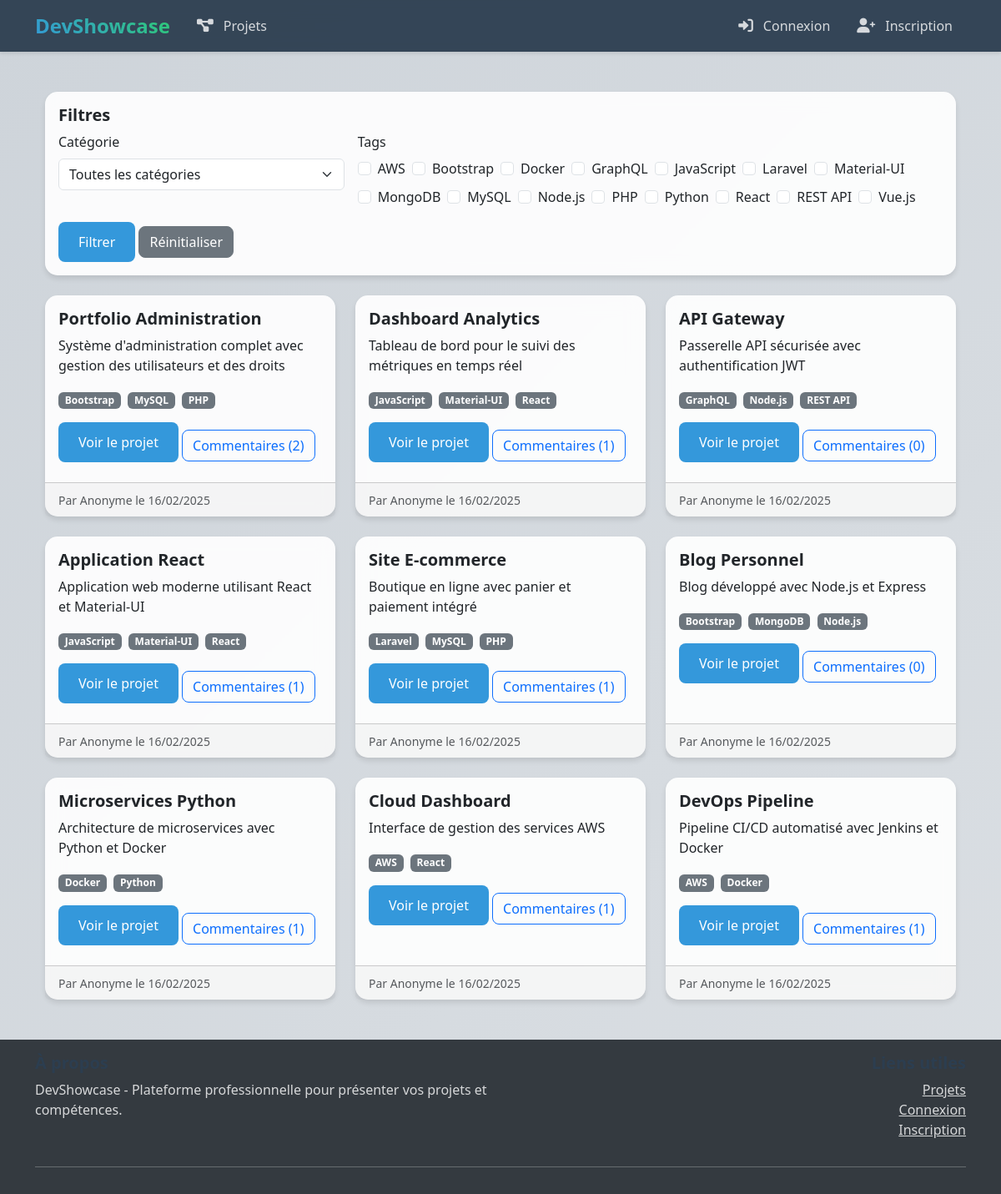
The app's page /projects.php with its own data.
### tables this page shows
CREATE TABLE tags (
    id INT PRIMARY KEY AUTO_INCREMENT,
    name VARCHAR(50) NOT NULL UNIQUE,
    created_at DATETIME DEFAULT CURRENT_TIMESTAMP
);

CREATE TABLE projects (
    id INT PRIMARY KEY AUTO_INCREMENT,
    title VARCHAR(100) NOT NULL,
    description TEXT,
    image_path VARCHAR(255),
    external_link VARCHAR(255),
    user_id INT,
    category_id INT,
    created_at DATETIME DEFAULT CURRENT_TIMESTAMP,
    updated_at DATETIME DEFAULT CURRENT_TIMESTAMP ON UPDATE CURRENT_TIMESTAMP,
    FOREIGN KEY (user_id) REFERENCES users(id) ON DELETE CASCADE,
    FOREIGN KEY (category_id) REFERENCES categories(id) ON DELETE SET NULL
);

### classes/Tag.php (called while the page is built, shortened)
<?php
class Tag {
    private $pdo;
    public function __construct(PDO $pdo) {
        $this->pdo = $pdo;
    }
    public function getAllTags(): array {
        $stmt = $this->pdo->query("SELECT * FROM tags ORDER BY name");
        return $stmt->fetchAll();
    }
    public function getProjectTags(int $projectId): array {
        $stmt = $this->pdo->prepare("
            SELECT t.*
            FROM tags t
            JOIN project_tags pt ON t.id = pt.tag_id
            WHERE pt.project_id = :project_id
            ORDER BY t.name
        ");
        $stmt->execute(['project_id' => $projectId]);
        return $stmt->fetchAll();
    }
}

### classes/Project.php (called while the page is built, shortened)
<?php
class Project {
    private $pdo;
    public function __construct(PDO $pdo) {
        $this->pdo = $pdo;
    }
    public function getAllProjects() {
        $query = "SELECT p.*, u.username as author_name
                 FROM projects p
                 LEFT JOIN users u ON p.user_id = u.id
                 ORDER BY p.created_at DESC";
        $stmt = $this->pdo->prepare($query);
        $stmt->execute();
        return $stmt->fetchAll(PDO::FETCH_ASSOC);
    }
}

### classes/Comment.php (called while the page is built, shortened)
<?php
class Comment {
    private $pdo;
    public function __construct(PDO $pdo) {
        $this->pdo = $pdo;
    }
    public function getProjectComments(int $projectId, bool $onlyApproved = true): array {
        $sql = "
            SELECT c.*, u.username as author
            FROM comments c
            JOIN users u ON c.user_id = u.id
            WHERE c.project_id = :project_id
        ";
        if ($onlyApproved) {
            $sql .= " AND c.status = 'approved'";
        }
        $sql .= " ORDER BY c.created_at DESC";
        $stmt = $this->pdo->prepare($sql);
        $stmt->execute(['project_id' => $projectId]);
        return $stmt->fetchAll();
    }
}

### projects.php (the view, shortened to what this page needs)
<?php
require_once 'config/database.php';
require_once 'classes/Project.php';
require_once 'classes/Tag.php';
require_once 'classes/Comment.php';
$project = new Project($pdo);
$category = new Category($pdo);
$tag = new Tag($pdo);
$comment = new Comment($pdo);
require_once 'includes/header.php';
$selectedCategory = isset($_GET['category']) ? (int)$_GET['category'] : null;
$selectedTags = isset($_GET['tags']) ? array_map('intval', (array)$_GET['tags']) : [];
if (!empty($selectedTags)) {
    $projects = $tag->searchProjectsByTags($selectedTags);
} elseif ($selectedCategory) {
    $projects = $category->getCategoryProjects($selectedCategory);
} else {
    $projects = $project->getAllProjects();
}
$allTags = $tag->getAllTags();
?>
<div class="container mt-4">
    <div class="row mb-4">
        <div class="col-md-12">
            <div class="card">
                <div class="card-body">
                    <h5 class="card-title">Filtres</h5>
                    <form method="GET" action="" class="row g-3">
                        <div class="col-md-4">
                            <label class="form-label">Catégorie</label>
                            <select name="category" class="form-select" onchange="this.form.submit()">
                                <option value="">Toutes les catégories</option>
                            </select>
                        </div>
                        <div class="col-md-8">
                            <label class="form-label">Tags</label>
                            <div class="d-flex flex-wrap gap-2">
                                <?php foreach ($allTags as $t): ?>
                                    <div class="form-check">
                                        <input class="form-check-input" type="checkbox"
                                               name="tags[]" value="<?php echo $t['id']; ?>"
                                               id="tag<?php echo $t['id']; ?>"
                                               <?php echo in_array($t['id'], $selectedTags) ? 'checked' : ''; ?>>
                                        <label class="form-check-label" for="tag<?php echo $t['id']; ?>">
                                            <?php echo htmlspecialchars($t['name']); ?>
                                        </label>
                                    </div>
                                <?php endforeach; ?>
                            </div>
                        </div>
                        <div class="col-12">
                            <button type="submit" class="btn btn-primary">Filtrer</button>
                            <a href="projects.php" class="btn btn-secondary">Réinitialiser</a>
                        </div>
                    </form>
                </div>
            </div>
        </div>
    </div>
    <div class="row row-cols-1 row-cols-md-2 row-cols-lg-3 g-4">
        <?php foreach ($projects as $p): ?>
            <div class="col">
                <div class="card h-100">
                    <div class="card-body">
                        <h5 class="card-title"><?php echo htmlspecialchars($p['title']); ?></h5>
                        <p class="card-text"><?php echo htmlspecialchars($p['description']); ?></p>
                        <?php $projectTags = $tag->getProjectTags($p['id']); ?>
                        <?php if (!empty($projectTags)): ?>
                            <div class="mb-3">
                                <?php foreach ($projectTags as $t): ?>
                                    <span class="badge bg-secondary me-1">
                                        <?php echo htmlspecialchars($t['name']); ?>
                                    </span>
                                <?php endforeach; ?>
                            </div>
                        <?php endif; ?>
                        <?php if ($p['external_link']): ?>
                            <a href="<?php echo htmlspecialchars($p['external_link']); ?>"
                               class="btn btn-primary mb-2"
                               target="_blank">
                                Voir le projet
                            </a>
                        <?php endif; ?>
                        <?php $projectComments = $comment->getProjectComments($p['id']); ?>
                        <button class="btn btn-outline-primary" type="button"
                                data-bs-toggle="collapse"
                                data-bs-target="#comments<?php echo $p['id']; ?>">
                            Commentaires (<?php echo count($projectComments); ?>)
                        </button>
                    </div>
                    <div class="card-footer text-muted">
                        <small>
                            Par <?php echo htmlspecialchars($p['author'] ?? 'Anonyme'); ?>
                            le <?php echo date('d/m/Y', strtotime($p['created_at'])); ?>
                        </small>
                    </div>
                </div>
            </div>
        <?php endforeach; ?>
    </div>
</div>
<?php require_once 'includes/footer.php'; ?>

### includes/header.php (shortened to what this page needs)
<!DOCTYPE html>
<html lang="fr">
<head>
    <link href="https://cdn.jsdelivr.net/npm/bootstrap@5.3.0/dist/css/bootstrap.min.css" rel="stylesheet">
    <link href="https://cdnjs.cloudflare.com/ajax/libs/font-awesome/6.0.0/css/all.min.css" rel="stylesheet">
    <?php
    $isAdmin = strpos($_SERVER['REQUEST_URI'], '/admin/') !== false;
    $cssPath = $isAdmin ? '../public/css/style.css' : 'public/css/style.css';
    ?>
    <link href="<?php echo $cssPath; ?>" rel="stylesheet">
</head>
<body>
    <nav class="navbar navbar-expand-lg navbar-dark bg-dark mb-4">
        <div class="container">
            <a class="navbar-brand" href="<?php echo $isAdmin ? '../index.php' : 'index.php'; ?>">DevShowcase</a>
            <div class="collapse navbar-collapse" id="navbarNav">
                <ul class="navbar-nav me-auto">
                    <li class="nav-item">
                        <a class="nav-link" href="<?php echo $isAdmin ? '../projects.php' : 'projects.php'; ?>">
                            <i class="fas fa-project-diagram me-1"></i>Projets
                        </a>
                    </li>
                </ul>
                <ul class="navbar-nav">
                    <?php if (isset($_SESSION['user_id'])): ?>
                        <li class="nav-item">
                            <a class="nav-link" href="<?php echo $isAdmin ? '../profile.php' : 'profile.php'; ?>">
                                <i class="fas fa-user me-1"></i><?php echo htmlspecialchars($_SESSION['username']); ?>
                            </a>
                        </li>
                        <li class="nav-item">
                            <a class="nav-link" href="<?php echo $isAdmin ? '../logout.php' : 'logout.php'; ?>">
                                <i class="fas fa-sign-out-alt me-1"></i>Déconnexion
                            </a>
                        </li>
                    <?php else: ?>
                        <li class="nav-item">
                            <a class="nav-link" href="<?php echo $isAdmin ? '../login.php' : 'login.php'; ?>">
                                <i class="fas fa-sign-in-alt me-1"></i>Connexion
                            </a>
                        </li>
                        <li class="nav-item">
                            <a class="nav-link" href="<?php echo $isAdmin ? '../register.php' : 'register.php'; ?>">
                                <i class="fas fa-user-plus me-1"></i>Inscription
                            </a>
                        </li>
                    <?php endif; ?>
                </ul>
            </div>
        </div>
    </nav>
    <div class="container"><?php if (isset($error)): ?>
        <div class="alert alert-danger">
            <?php echo htmlspecialchars($error); ?>
        </div>
    <?php endif; ?>

### includes/footer.php (shortened to what this page needs)
    </div>
    <footer class="footer mt-5 py-3">
        <div class="container">
            <div class="row">
                <div class="col-md-6">
                    <h5>À propos</h5>
                    <p class="text-muted">
                        DevShowcase - Plateforme professionnelle pour présenter vos projets et compétences.
                    </p>
                </div>
                <div class="col-md-6 text-md-end">
                    <h5>Liens utiles</h5>
                    <ul class="list-unstyled">
                        <?php
                        $isAdmin = strpos($_SERVER['REQUEST_URI'], '/admin/') !== false;
                        ?>
                        <li><a href="<?php echo $isAdmin ? '../projects.php' : 'projects.php'; ?>" class="text-muted">Projets</a></li>
                        <?php if (isset($_SESSION['user_id'])): ?>
                            <li><a href="<?php echo $isAdmin ? '../my-projects.php' : 'my-projects.php'; ?>" class="text-muted">Mes Projets</a></li>
                            <li><a href="<?php echo $isAdmin ? '../skills.php' : 'skills.php'; ?>" class="text-muted">Compétences</a></li>
                        <?php else: ?>
                            <li><a href="<?php echo $isAdmin ? '../login.php' : 'login.php'; ?>" class="text-muted">Connexion</a></li>
                            <li><a href="<?php echo $isAdmin ? '../register.php' : 'register.php'; ?>" class="text-muted">Inscription</a></li>
                        <?php endif; ?>
                    </ul>
                </div>
            </div>
            <hr>
        </div>
    </footer>
</body>
</html>

### public/css/style.css (style rules this page uses)
:root { --primary-color: #2c3e50; --secondary-color: #3498db; --accent-color: #e74c3c; --background-color: #f8f9fa; --text-color: #2c3e50; --card-shadow: 0 4px 6px rgba(0, 0, 0, 0.1); --transition-speed: 0.3s; }
html, body { height: 100%; margin: 0; }
body { display: flex; flex-direction: column; min-height: 100vh; background: linear-gradient(-45deg, #f8f9fa, #e9ecef, #dee2e6, #ced4da); background-size: 400% 400%; animation: gradient 15s ease infinite; color: var(--text-color); }
.container { flex: 1 0 auto; }
.card { background: rgba(255, 255, 255, 0.9); backdrop-filter: blur(10px); border: none; border-radius: 15px; box-shadow: var(--card-shadow); transition: all var(--transition-speed) ease; }
.btn { position: relative; overflow: hidden; border-radius: 8px; transition: all var(--transition-speed) ease; font-weight: 500; }
.btn::after { content: ''; position: absolute; top: 50%; left: 50%; width: 0; height: 0; background: rgba(255, 255, 255, 0.2); border-radius: 50%; transform: translate(-50%, -50%); transition: width 0.6s ease, height 0.6s ease; }
.btn-primary { background: var(--secondary-color); border: none; padding: 0.75rem 1.5rem; }
.navbar { background: rgba(44, 62, 80, 0.95) !important; backdrop-filter: blur(10px); box-shadow: 0 2px 10px rgba(0, 0, 0, 0.1); }
.navbar-brand { font-weight: 700; font-size: 1.5rem; background: linear-gradient(45deg, #3498db, #2ecc71); -webkit-background-clip: text; -webkit-text-fill-color: transparent; }
.nav-link { position: relative; padding: 0.5rem 1rem !important; }
.nav-link::after { content: ''; position: absolute; bottom: 0; left: 50%; width: 0; height: 2px; background: var(--secondary-color); transition: all var(--transition-speed) ease; transform: translateX(-50%); }
h1, h2, h3, h4, h5, h6 { color: var(--primary-color); font-weight: 700; }
.footer { flex-shrink: 0; background-color: #343a40; color: #ffffff; padding: 2rem 0; margin-top: 2rem; }
.footer .text-muted { color: rgba(255, 255, 255, 0.8) !important; }
body { background-color: #f8f9fa; }
.navbar { box-shadow: 0 2px 4px rgba(0, 0, 0, 0.1); }
.navbar-dark .navbar-nav .nav-link { color: rgba(255, 255, 255, 0.8); display: flex; align-items: center; gap: 0.5rem; }
.navbar-dark .navbar-nav .nav-link i { font-size: 1.1rem; }

### records on screen
tags: name "AWS"
tags: name "Bootstrap"
tags: name "Docker"
tags: name "GraphQL"
tags: name "JavaScript"
tags: name "Laravel"
tags: name "Material-UI"
tags: name "MongoDB"
tags: name "MySQL"
tags: name "Node.js"
tags: name "PHP"
tags: name "Python"
tags: name "React"
tags: name "REST API"
tags: name "Vue.js"
projects: title "Portfolio Administration", description "Système d'administration complet avec gestion des utilisateurs et des droits", count($projectComments) "2", author "Anonyme", created_at "16/02/2025"
projects: title "Dashboard Analytics", description "Tableau de bord pour le suivi des métriques en temps réel", count($projectComments) "1", author "Anonyme", created_at "16/02/2025"
projects: title "API Gateway", description "Passerelle API sécurisée avec authentification JWT", count($projectComments) "0", author "Anonyme", created_at "16/02/2025"
projects: title "Application React", description "Application web moderne utilisant React et Material-UI", count($projectComments) "1", author "Anonyme", created_at "16/02/2025"
projects: title "Site E-commerce", description "Boutique en ligne avec panier et paiement intégré", count($projectComments) "1", author "Anonyme", created_at "16/02/2025"
projects: title "Blog Personnel", description "Blog développé avec Node.js et Express", count($projectComments) "0", author "Anonyme", created_at "16/02/2025"
projects: title "Microservices Python", description "Architecture de microservices avec Python et Docker", count($projectComments) "1", author "Anonyme", created_at "16/02/2025"
projects: title "Cloud Dashboard", description "Interface de gestion des services AWS", count($projectComments) "1", author "Anonyme", created_at "16/02/2025"
projects: title "DevOps Pipeline", description "Pipeline CI/CD automatisé avec Jenkins et Docker", count($projectComments) "1", author "Anonyme", created_at "16/02/2025"
